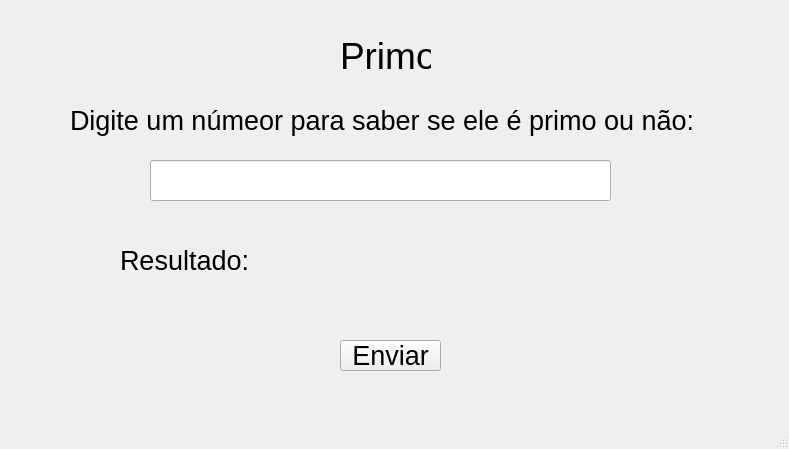
<?xml version="1.0" encoding="UTF-8"?>
<ui version="4.0">
 <class>MainWindow</class>
 <widget class="QMainWindow" name="MainWindow">
  <property name="geometry">
   <rect>
    <x>0</x>
    <y>0</y>
    <width>789</width>
    <height>449</height>
   </rect>
  </property>
  <property name="windowTitle">
   <string>MainWindow</string>
  </property>
  <widget class="QWidget" name="centralwidget">
   <widget class="QLabel" name="label">
    <property name="geometry">
     <rect>
      <x>340</x>
      <y>30</y>
      <width>91</width>
      <height>51</height>
     </rect>
    </property>
    <property name="font">
     <font>
      <pointsize>28</pointsize>
     </font>
    </property>
    <property name="text">
     <string>Primo</string>
    </property>
   </widget>
   <widget class="QLineEdit" name="lineEditNumero1">
    <property name="geometry">
     <rect>
      <x>150</x>
      <y>160</y>
      <width>461</width>
      <height>41</height>
     </rect>
    </property>
   </widget>
   <widget class="QLabel" name="label_3">
    <property name="geometry">
     <rect>
      <x>70</x>
      <y>70</y>
      <width>631</width>
      <height>101</height>
     </rect>
    </property>
    <property name="font">
     <font>
      <pointsize>20</pointsize>
     </font>
    </property>
    <property name="text">
     <string>Digite um númeor para saber se ele é primo ou não:</string>
    </property>
    <property name="wordWrap">
     <bool>true</bool>
    </property>
   </widget>
   <widget class="QLabel" name="labelResultado">
    <property name="geometry">
     <rect>
      <x>120</x>
      <y>240</y>
      <width>551</width>
      <height>41</height>
     </rect>
    </property>
    <property name="font">
     <font>
      <pointsize>20</pointsize>
     </font>
    </property>
    <property name="text">
     <string>Resultado:</string>
    </property>
   </widget>
   <widget class="QPushButton" name="pushButtonEnviar">
    <property name="geometry">
     <rect>
      <x>340</x>
      <y>340</y>
      <width>101</width>
      <height>31</height>
     </rect>
    </property>
    <property name="font">
     <font>
      <pointsize>20</pointsize>
     </font>
    </property>
    <property name="text">
     <string>Enviar</string>
    </property>
   </widget>
  </widget>
  <widget class="QMenuBar" name="menubar">
   <property name="geometry">
    <rect>
     <x>0</x>
     <y>0</y>
     <width>789</width>
     <height>21</height>
    </rect>
   </property>
  </widget>
  <widget class="QStatusBar" name="statusbar"/>
 </widget>
 <resources/>
 <connections/>
</ui>
